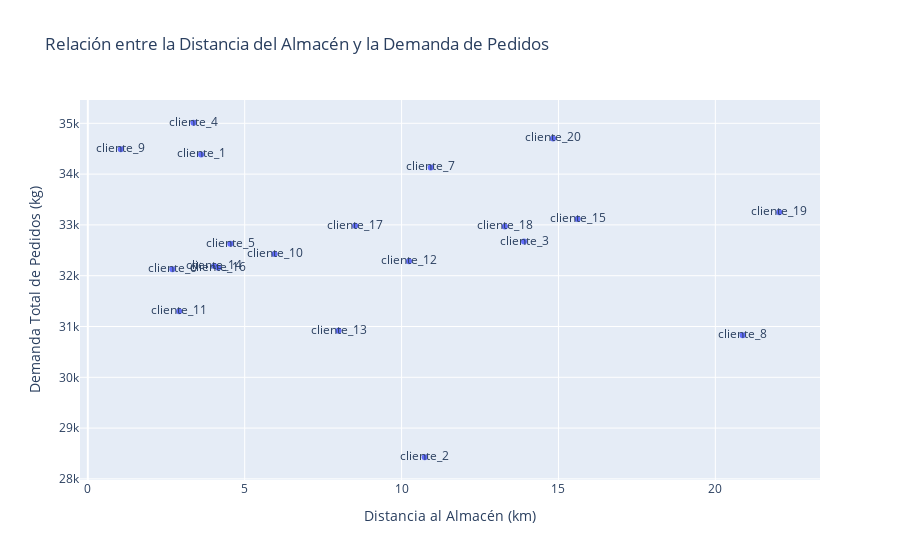

The code cell stored with this chart in its notebook:
### Code cell
df_distance_demand = pd.merge(df_distacia_almacen_km, total_demand_per_client, on='cliente')

fig = px.scatter(df_distance_demand, x='Almacén', y='order_demand', text='cliente', title='Relación entre la Distancia del Almacén y la Demanda de Pedidos')
fig.update_layout(xaxis_title='Distancia al Almacén (km)', yaxis_title='Demanda Total de Pedidos (kg)')
fig.show()

### Figure 1 — Plotly figure (JSON) as saved in the notebook; plotly's stock layout.template omitted (floating-point values rounded to 4 significant figures)
{"data": [{"hovertemplate": "Almacén=%{x}<br>order_demand=%{y}<br>cliente=%{text}<extra></extra>", "legendgroup": "", "marker": {"color": "#636efa", "symbol": "circle"}, "mode": "markers+text", "name": "", "orientation": "v", "showlegend": false, "text": ["cliente_1", "cliente_2", "cliente_3", "cliente_4", "cliente_5", "cliente_6", "cliente_7", "cliente_8", "cliente_9", "cliente_10", "cliente_11", "cliente_12", "cliente_13", "cliente_14", "cliente_15", "cliente_16", "cliente_17", "cliente_18", "cliente_19", "cliente_20"], "type": "scatter", "x": [3.611, 10.74, 13.9, 3.367, 4.542, 2.695, 10.93, 20.87, 1.049, 5.952, 2.912, 10.24, 7.989, 4.031, 15.61, 4.155, 8.522, 13.29, 22.04, 14.83], "xaxis": "x", "y": [34387, 28426, 32673, 35011, 32628, 32125, 34131, 30827, 34488, 32426, 31300, 32284, 30914, 32193, 33118, 32156, 32982, 32970, 33251, 34703], "yaxis": "y"}], "layout": {"legend": {"tracegroupgap": 0}, "title": {"text": "Relación entre la Distancia del Almacén y la Demanda de Pedidos"}, "xaxis": {"anchor": "y", "domain": [0, 1], "title": {"text": "Distancia al Almacén (km)"}}, "yaxis": {"anchor": "x", "domain": [0, 1], "title": {"text": "Demanda Total de Pedidos (kg)"}}}}
